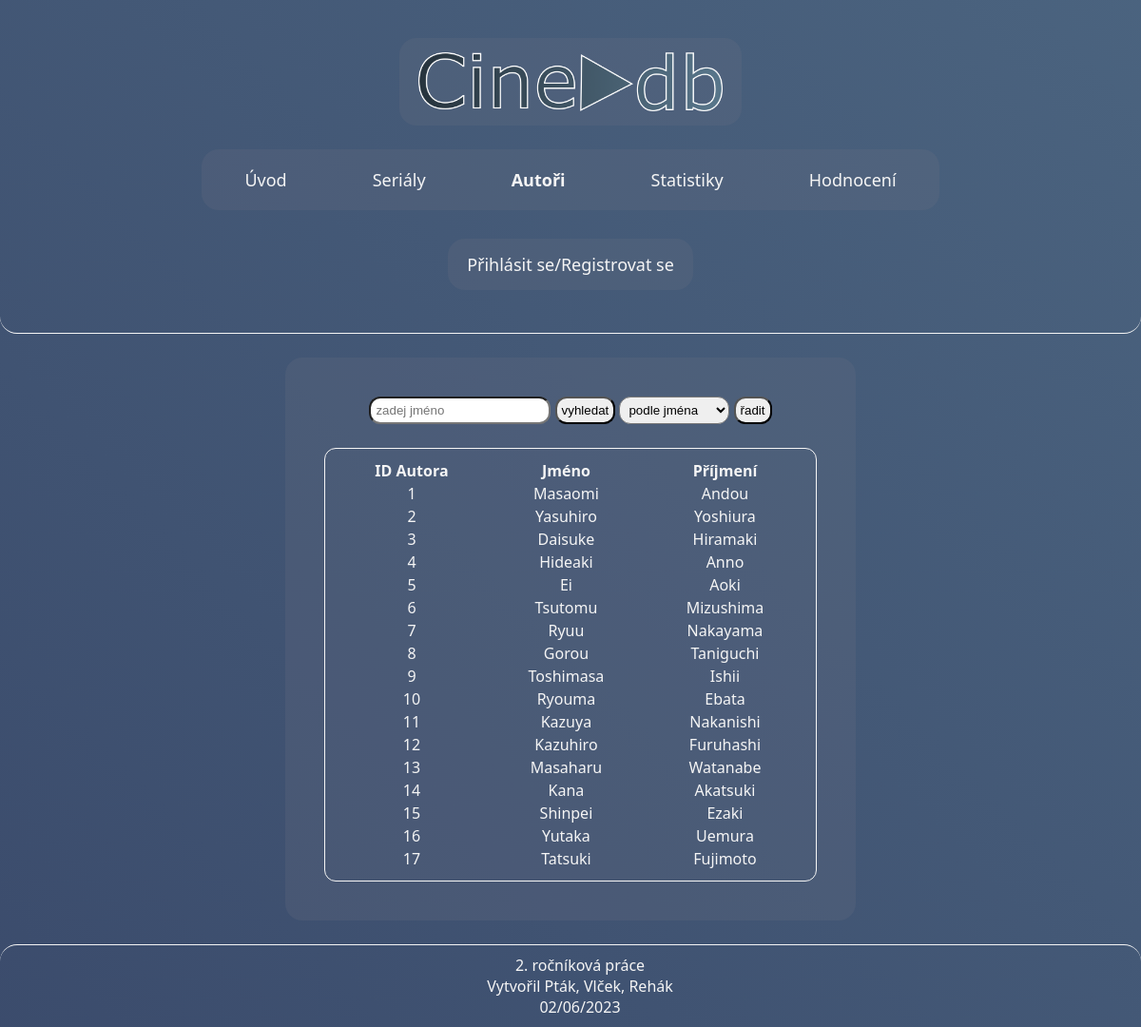
The app's page /final/pages/autori.php, older data.
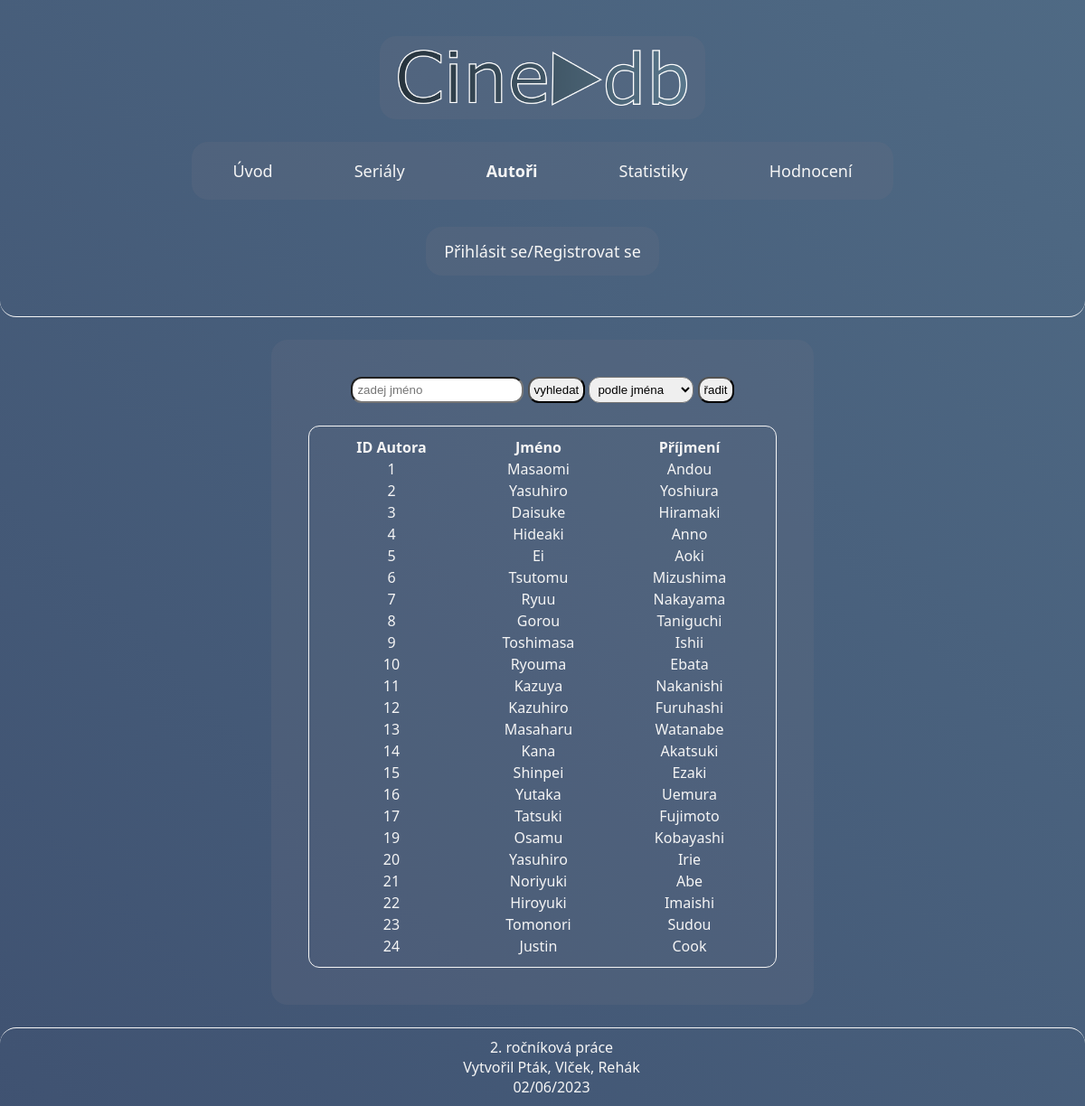
The same page, newer data.
### tables this page shows
CREATE TABLE `autori` (
  `idA` int(11) NOT NULL,
  `jmeno` varchar(20) NOT NULL,
  `prijmeni` varchar(30) NOT NULL
);

### final/pages/autori.php (the view, shortened to what this page needs)
<!DOCTYPE html>
<html lang="cs">
<head>
    <link rel="stylesheet" href="../css/style.css">
    <link rel="stylesheet" href="../css/autori.css">
</head>
<body>
    <div class="flex-box">
        <header>
            <div class="header-title">
                <img src="../img/logo/logo_exp_wStroke.png" alt="logo">
            </div>
            <nav>
                <ul class="header-nav">
                    <li><a href="../index.php">Úvod</a></li>
                    <li><a href="serialy.php">Seriály</a></li>
                    <li><a href="autori.php" id="selected">Autoři</a></li>
                    <li><a href="statistiky.php">Statistiky</a></li>
                    <li><a href="hodnoceni.php">Hodnocení</a></li>
                </ul>
            </nav>
            <div class="header-login">
                <ul>
                    <li>
                        <?php include "../account/user_status.php"; ?>
                    </li>
                </ul>
            </div>
        </header>
        <section class="authors">
            <form method="POST">
                <?php
                $autoriH = "";
                $radic = "";
                ?>
                <input type="text" name="autoriH" value="<?php echo $autoriH ?>" placeholder="zadej jméno">
                <input type="submit" value="vyhledat" name="vyhledat">
                <select name="radic">
                    <option value="autori.jmeno ASC" <?php if ($radic == "autori.jmeno ASC") echo "selected" ?>>podle jména</option>
                </select>
                <input type="submit" value="řadit" name="radit">
            </form>
            <table>
                <tr>
                    <th>ID Autora</th>
                    <th>Jméno</th>
                    <th>Příjmení</th>
                </tr>
                <?php
                include "../db/active_db.php";
                $conn = new mysqli($servername, $username, $password, $dbname);
                $sql = "SELECT autori.idA, autori.jmeno, autori.prijmeni from autori";
                $result = $conn->query($sql);
                if ($result->num_rows > 0) {
                    while ($row = $result->fetch_assoc()) {
                        echo "<tr>
                        <td>" . $row['idA'] . "</td>
                        <td>" . $row['jmeno'] . "</td>
                        <td>" . $row['prijmeni'] . "</td>
                        </tr>";
                    }
                }
                ?>
            </table>
        </section>
        <?php include "../include/footer.php" ?>
    </div>
</body>
</html>

Row changes from the older to the newer data that the page shows:
added autori: idA "19", jmeno "Osamu", prijmeni "Kobayashi"
added autori: idA "20", jmeno "Yasuhiro", prijmeni "Irie"
added autori: idA "21", jmeno "Noriyuki", prijmeni "Abe"
added autori: idA "22", jmeno "Hiroyuki", prijmeni "Imaishi"
added autori: idA "23", jmeno "Tomonori", prijmeni "Sudou"
added autori: idA "24", jmeno "Justin", prijmeni "Cook"
